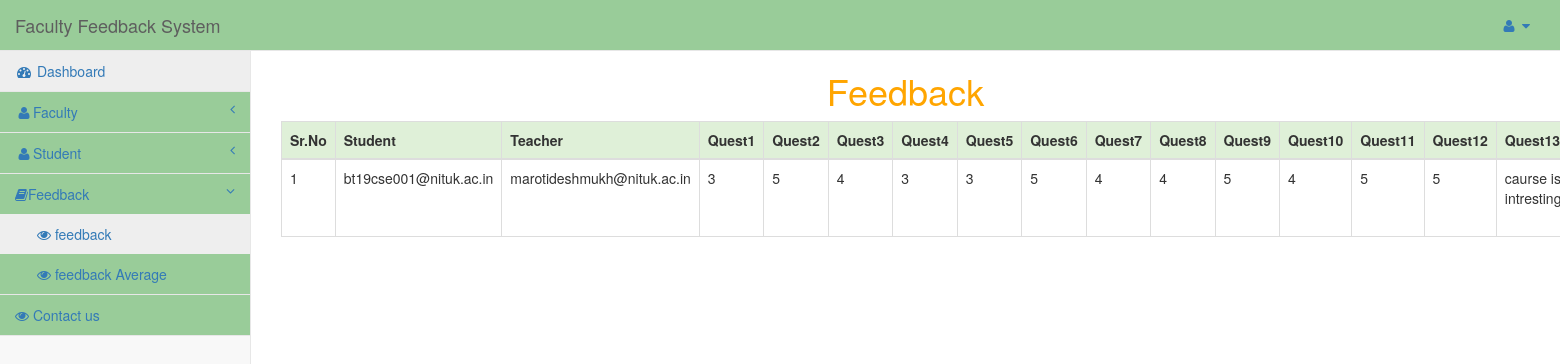
The page /admin/dashboard.php?info=feedback (signed in) on the database its author committed.
### tables this page shows
CREATE TABLE IF NOT EXISTS `feedback` (
  `id` int(11) NOT NULL AUTO_INCREMENT,
  `student_id` varchar(50) NOT NULL,
  `faculty_id` varchar(50) NOT NULL,
  `Teacher provided the course outline having weekly content plan w` enum('5','4','3','2','1') NOT NULL,
  `Course objectives,learning outcomes and grading criteria are cle` enum('5','4','3','2','1') NOT NULL,
  `Course integrates throretical course concepts with the real worl` enum('5','4','3','2','1') NOT NULL,
  `Teacher is punctual,arrives on time and leaves on time` enum('5','4','3','2','1') NOT NULL,
  `Teacher is good at stimulating the interest in the course conten` enum('5','4','3','2','1') NOT NULL,
  `Teacher is good at explaining the subject matter` enum('5','4','3','2','1') NOT NULL,
  `Teacher's presentation was clear,loud ad easy to understand` enum('5','4','3','2','1') NOT NULL,
  `Teacher is good at using innovative teaching methods/ways` enum('5','4','3','2','1') NOT NULL,
  `Teacher is available and helpful during counseling hours` enum('5','4','3','2','1') NOT NULL,
  `Teacher has competed the whole course as per course outline` enum('5','4','3','2','1') NOT NULL,
  `Teacher was always fair and impartial:` enum('5','4','3','2','1') NOT NULL,
  `Assessments conducted are clearly connected to maximize learinin` enum('5','4','3','2','1') NOT NULL,
  `What I liked about the course` text NOT NULL,
  `Why I disliked about the course` text NOT NULL,
  `date` date NOT NULL,
  PRIMARY KEY (`id`)
);

### admin/feedback.php (the view, shortened to what this page needs)
<?php
$q=mysqli_query($conn,"select * from feedback");
$r=mysqli_num_rows($q);
if($r==false)
{
echo "<h3 style='color:Red'>No any records found ! </h3>";
}
else
{
?>
<div class="row">
	<div class="col-sm-12" style="color:orange;">
		<h1 align="center" >Feedback</h1>
	</div>
</div>
<div class="row">
<div class="col-sm-12">
<table class="table table-bordered">
	<thead >
	<tr class="success">
		<th>Sr.No</th>
		<th>Student</th>
		<th>Teacher</th>
		<th>Quest1</th>
		<th>Quest2</th>
		<th>Quest3</th>
		<th>Quest4</th>
		<th>Quest5</th>
		<th>Quest6</th>
		<th>Quest7</th>
		<th>Quest8</th>
		<th>Quest9</th>
		<th>Quest10</th>
		<th>Quest11</th>
		<th>Quest12</th>
		<th>Quest13</th>
		</tr>
		</thead>
		<?php
		$i=1;
	while($row=mysqli_fetch_array($q))
		{
			echo "<tr>";
			echo "<td>".$i."</td>";
			echo "<td>".$row[1]."</td>";
			echo "<td>".$row[2]."</td>";
			echo "<td>".$row[3]."</td>";
			echo "<td>".$row[4]."</td>";
			echo "<td>".$row[5]."</td>";
			echo "<td>".$row[6]."</td>";
			echo "<td>".$row[7]."</td>";
			echo "<td>".$row[8]."</td>";
			echo "<td>".$row[9]."</td>";
			echo "<td>".$row[10]."</td>";
			echo "<td>".$row[11]."</td>";
			echo "<td>".$row[12]."</td>";
			echo "<td>".$row[13]."</td>";
			echo "<td>".$row[14]."</td>";
			echo "<td>".$row[15]."</td>";
			echo "</tr>";
		$i++;
		}
		?>
</table>
</div>
</div>
<?php }?>

### css/sb-admin-2.css (style rules this page uses)
body { background-color: #f8f8f8; }

### rows shown on the page
feedback: student "bt19cse001@nituk.ac.in", faculty "marotideshmukh@nituk.ac.in", value "3", value "5", value "4", What I liked about the course "caurse is intresting"
